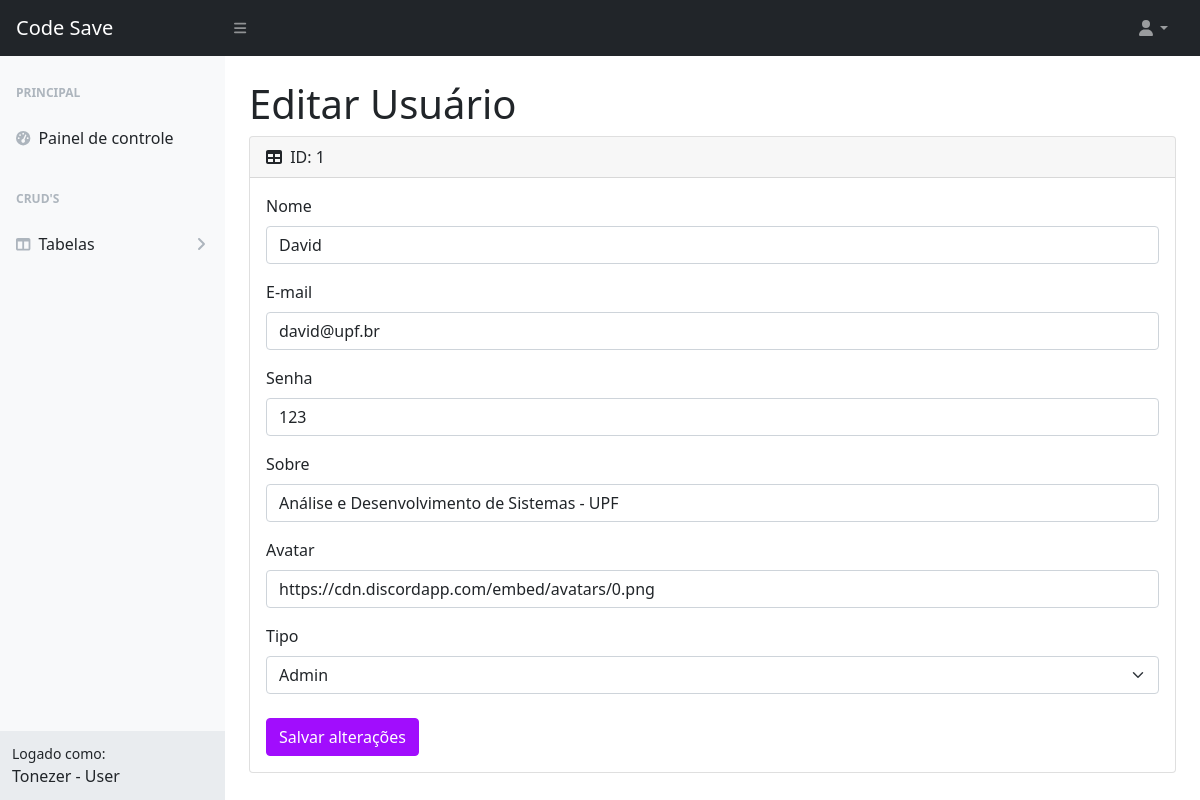
The page /pages/userEdit.php?id=1 (signed in) on the database its author committed.
### tables this page shows
CREATE TABLE `user_profile` (
	`id` INT(10) NOT NULL AUTO_INCREMENT,
	`password` VARCHAR(20) NOT NULL,
	`email` VARCHAR(100) NOT NULL,
	`name` VARCHAR(100) NOT NULL,
	`bio` VARCHAR(200),
	`picture` VARCHAR(300) DEFAULT 'https://cdn.discordapp.com/embed/avatars/0.png',
  `user_type_id` INT(3) NOT NULL,
	PRIMARY KEY (`id`),
  FOREIGN KEY (`user_type_id`) REFERENCES `user_type`(`id`)
);

### utils/queries.php (called while the page is built, shortened)
<?php
function getUserById($id)
{
  $conn = connect();
  $sql = "SELECT * FROM user_profile WHERE id = $id";
  $result = $conn->query($sql);
  $user = array();
  if ($result->num_rows > 0) {
    while ($row = $result->fetch_assoc()) {
      $user[] = $row;
    }
  }
  return $user;
}

### pages/userEdit.php (the view, shortened to what this page needs)
<?php
include_once '../utils/queries.php';
if (isset($_GET['id'])) {
    $id = $_GET['id'];
    $user = getUserById($id);
    $user = $user[0];
} else {
    header('Location: index.php');
}
?>
<!DOCTYPE html>
<html lang="en">
<head>
    <link href="css/styles.css" rel="stylesheet" />
</head>
<body class="sb-nav-fixed">
    <nav class="sb-topnav navbar navbar-expand navbar-dark bg-dark">
        <a class="navbar-brand ps-3" href="index.php">Code Save</a>
        <button class="btn btn-link btn-sm order-1 order-lg-0 me-4 me-lg-0" id="sidebarToggle" href="#!"><i class="fas fa-bars"></i></button>
        <ul class="navbar-nav ms-auto ms-md-0 me-3 me-lg-4">
            <li class="nav-item dropdown">
                <a class="nav-link dropdown-toggle" id="navbarDropdown" href="#" role="button" data-bs-toggle="dropdown" aria-expanded="false"><i class="fas fa-user fa-fw"></i></a>
            </li>
        </ul>
    </nav>
    <div id="layoutSidenav">
        <div id="layoutSidenav_nav">
            <nav class="sb-sidenav accordion sb-sidenav-light" id="sidenavAccordion">
                <div class="sb-sidenav-menu">
                    <div class="nav">
                        <div class="sb-sidenav-menu-heading">Principal</div>
                        <a class="nav-link" href="index.php">
                            <div class="sb-nav-link-icon"><i class="fas fa-tachometer-alt"></i></div>
                            Painel de controle
                        </a>
                        <div class="sb-sidenav-menu-heading">CRUD'S</div>
                        <a class="nav-link collapsed" href="#" data-bs-toggle="collapse" data-bs-target="#collapseLayouts" aria-expanded="false" aria-controls="collapseLayouts">
                            <div class="sb-nav-link-icon"><i class="fas fa-columns"></i></div>
                            Tabelas
                            <div class="sb-sidenav-collapse-arrow"><i class="fas fa-angle-down"></i></div>
                        </a>
                    </div>
                </div>
                <div class="sb-sidenav-footer">
                    <div class="small">Logado como:</div>
                    <?php echo $_SESSION['name'] ?> -
                    <?php echo $_SESSION['user_type'] ?>
                </div>
            </nav>
        </div>
        <div id="layoutSidenav_content">
            <main>
                <div class="container-fluid px-4">
                    <h1 class="mt-4">Editar Usuário</h1>
                    <form action="../utils/update.php" method="post">
                        <div class="card mb-4">
                            <div class="card-header">
                                <i class="fas fa-table me-1"></i>
                                <?php echo 'ID: ' . $user['id'] ?>
                            </div>
                            <div class="card-body">
                                <div class="mb-3">
                                    <label for="name" class="form-label">Nome</label>
                                    <input type="text" name="name" value="<?php echo $user['name'] ?>" class="form-control" placeholder="" aria-describedby="helpId">
                                </div>
                                <div class="mb-3">
                                    <label for="email" class="form-label">E-mail</label>
                                    <input type="text" name="email" value="<?php echo $user['email'] ?>" class="form-control" placeholder="" aria-describedby="helpId">
                                </div>
                                <div class="mb-3">
                                    <label for="password" class="form-label">Senha</label>
                                    <input type="text" name="password" value="<?php echo $user['password'] ?>" class="form-control" placeholder="" aria-describedby="helpId">
                                </div>
                                <div class="mb-3">
                                    <label for="bio" class="form-label">Sobre</label>
                                    <input type="text" name="bio" value="<?php echo $user['bio'] ?>" class="form-control" placeholder="" aria-describedby="helpId">
                                </div>
                                <div class="mb-3">
                                    <label for="picture" class="form-label">Avatar</label>
                                    <input type="text" name="picture" value="<?php echo $user['picture'] ?>" class="form-control" placeholder="" aria-describedby="helpId">
                                </div>
                                <div class="mb-3">
                                    <div class="mb-3">
                                        <label for="user_type_id" class="form-label">Tipo</label>
                                        <select class="form-select" name="user_type_id">
                                            <option <?php if ($user['user_type_id'] == 1) {
                                                        echo "selected";
                                                    }  ?> value="1">Admin</option>
                                        </select>
                                    </div>
                                </div>
                                <button type="submit" class="btn btn-primary mt-2">Salvar alterações</button>
                            </div>
                        </div>
                    </form>
                </div>
            </main>
        </div>
    </div>
</body>
</html>

### rows shown on the page
user_profile: id "1", name "David", email "david@upf.br", password "123", bio "Análise e Desenvolvimento de Sistemas - UPF", picture "https://cdn.discordapp.com/embed/avatars/0.png", user_type_id "Admin"

### other values the page prints
$_SESSION['name'] "Tonezer"
$_SESSION['user_type'] "User"
